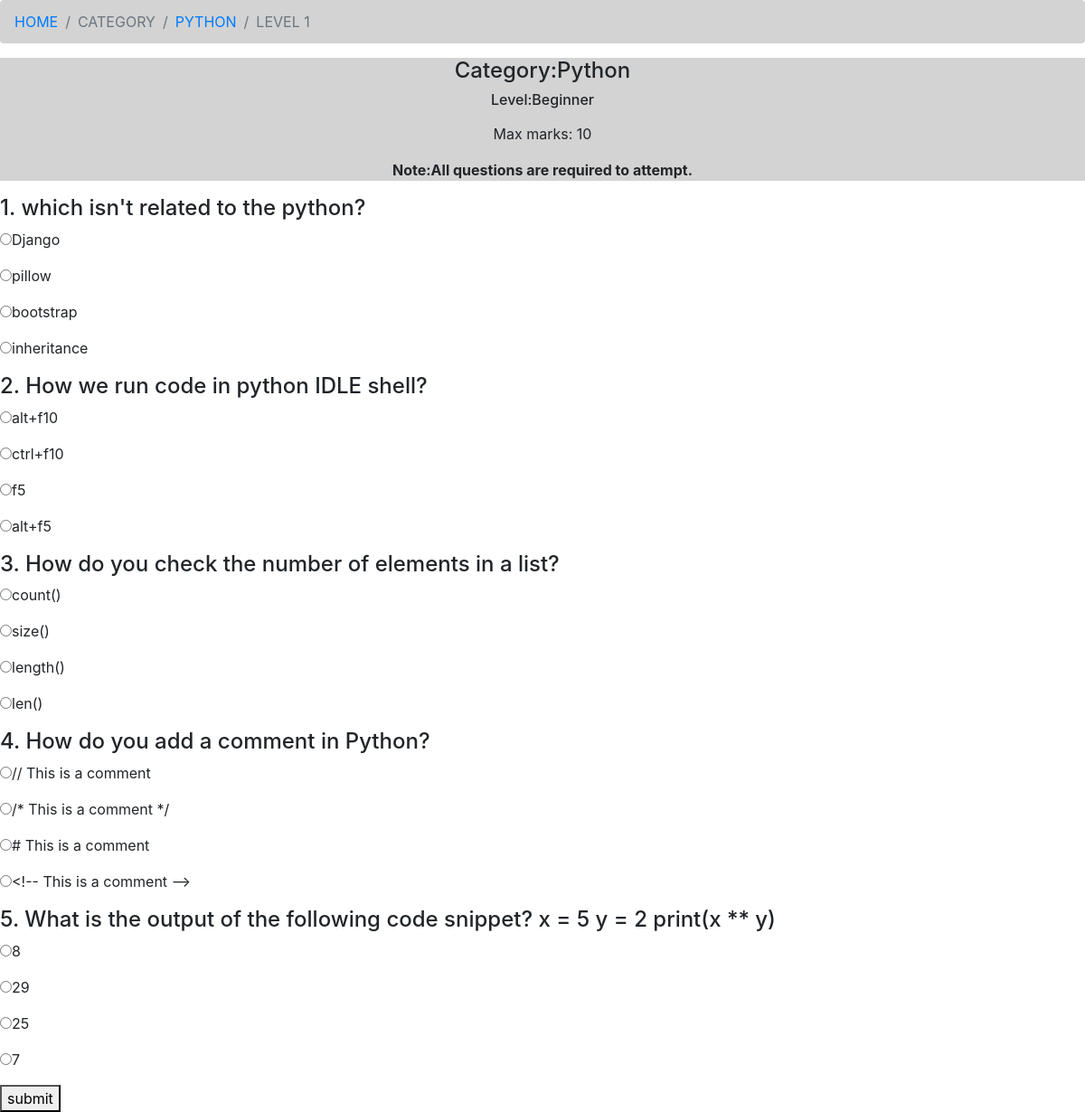
Page /py1 on the committed database.
### main/models.py (models this page shows, shortened)
class QuizQuestion(models.Model):
    category=models.ForeignKey(QuizCategory , on_delete=models.CASCADE)
    question_text=models.TextField()
    option1=models.CharField(max_length=200)
    option2=models.CharField(max_length=200)
    option3=models.CharField(max_length=200)
    option4=models.CharField(max_length=200)
    level=models.CharField(max_length=100,default=0)
    points=models.IntegerField(default="0")
    time_limit=models.IntegerField()
    right_option=models.CharField(max_length=100)

### main/views.py (the view)
# urls.py: path("py1", views.py1, name="py1"),
def py1(request):
    questions=QuizQuestion.objects.filter(level='pbeginner')
    return render(request,'category/python/py1.html',{'questions':questions})

### main/templates/category/python/py1.html (shortened to what this page needs)
<!doctype html>
<html lang="en">
  <head>
    <link rel="stylesheet" href="https://cdn.jsdelivr.net/npm/bootstrap@4.1.3/dist/css/bootstrap.min.css">
  </head>
  <body>
    <nav aria-label="breadcrumb">
        <ol class="breadcrumb">
          <li class="breadcrumb-item"><a href="{% url 'home' %}">HOME</a></li>
          <li class="breadcrumb-item active" aria-current="page">CATEGORY</li>
          <li class="breadcrumb-item"><a href="{% url 'python' %}">PYTHON</a></li>
          <li class="breadcrumb-item active" aria-current="page">LEVEL 1</li>
        </ol>
    </nav>
    <div class="heading">
      <h4><center> Category:Python</center></h4>
      <h6><center>Level:Beginner</center></h6>
      <p><center>Max marks: 10</center></p>
      <p><b>Note:All questions are required to attempt.</b></p>
  </div>
  <table>
    <form method="POST" action="{% url 'result'  %}" class='container-fluid'>
    {%for question in questions %}
    <h4>{{forloop.counter}}. {{question.question_text}}</h4>
    <p><input type="radio" name="que{{forloop.counter}}" value="1" >{{question.option1}}</p>
    <p><input type="radio" name="que{{forloop.counter}}" value="2" >{{question.option2}}</p>
    <p><input type="radio" name="que{{forloop.counter}}" value="3" >{{question.option3}}</p>
    <p><input type="radio" name="que{{forloop.counter}}" value="4" >{{question.option4}}</p>
    {% endfor %}
    <button type="submit" class='btn-btn primary'>submit</button>
    </form>
  </table>
  </body>
</html>

### main/templates/category/python/py1.html (style rules this page uses)
.breadcrumb { background: lightgrey; }
.heading { text-align:center; background: lightgrey; }
.container-fluid { background : red; border : 2px solid black; }

### rows in the picture
QuizQuestion: question_text "which isn't related to the python?", option1 "Django", option2 "pillow", option3 "bootstrap", option4 "inheritance"
QuizQuestion: question_text "How we run code in python IDLE shell?", option1 "alt+f10", option2 "ctrl+f10", option3 "f5", option4 "alt+f5"
QuizQuestion: question_text "How do you check the number of elements in a list?", option1 "count()", option2 "size()", option3 "length()", option4 "len()"
QuizQuestion: question_text "How do you add a comment in Python?", option1 "// This is a comment", option2 "/* This is a comment */", option3 "# This is a comment", option4 "<!-- This is a comment -->"
QuizQuestion: question_text "What is the output of the following code snippet? x = 5 y = 2 print(x ** y)", option1 "8", option2 "29", option3 "25", option4 "7"
